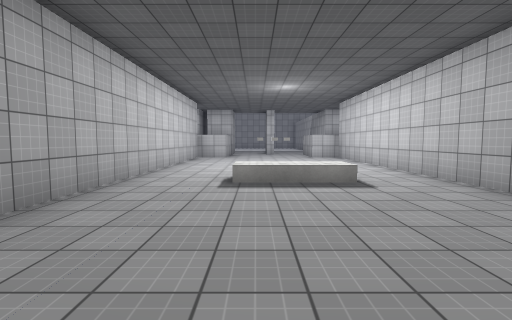
[1] (above)

13 first-person views from a walk through a scene from a Unity 3-D project. The camera is 1.4 m above the floor, tilts 4° down and sees 85° across. The floor is counted in squares, 2 m on a side. Each view is taken from the middle of a square. On the plan, view 1 faces up. The plan holds only what a view shows up to about 9 squares ahead; the rest is blank. The place goes on beyond the plan. The player is left out. Surface patterns are stand-ins for the level's own textures.

[2]
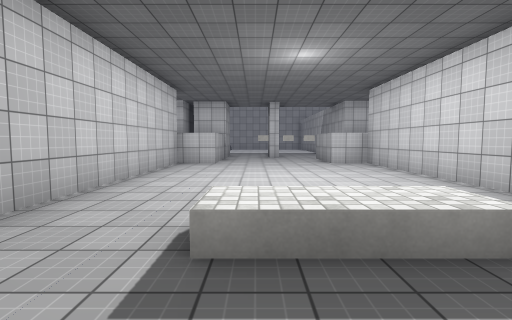

[3]
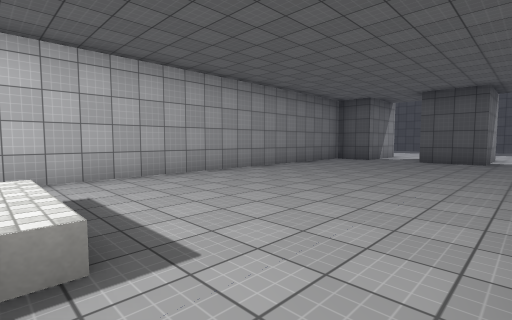

[4]
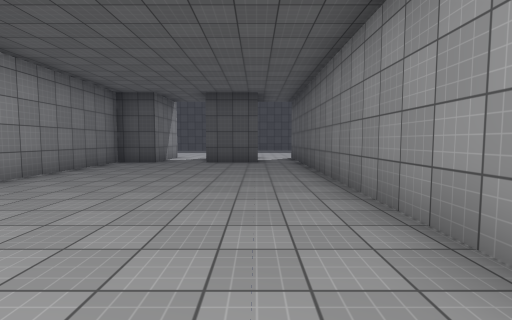

[5]
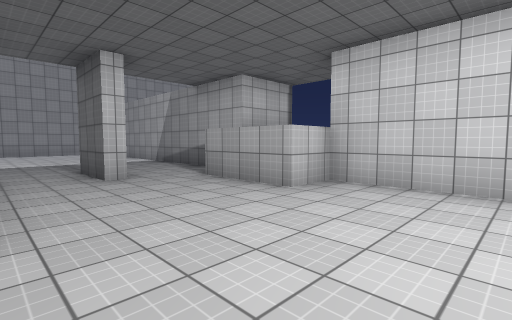

[6]
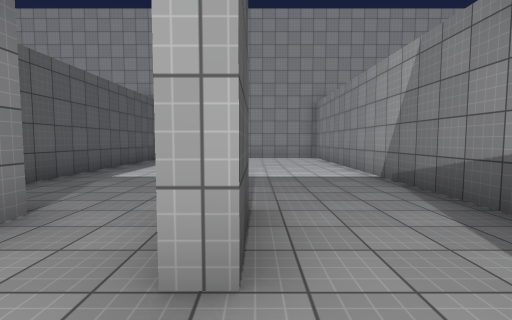

[7]
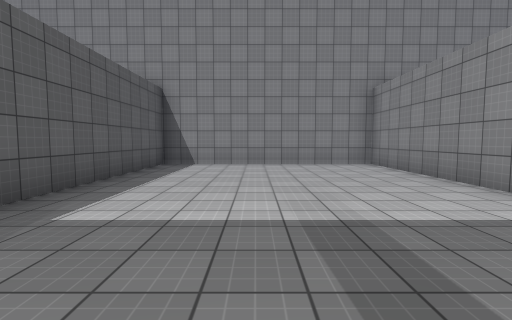

[8]
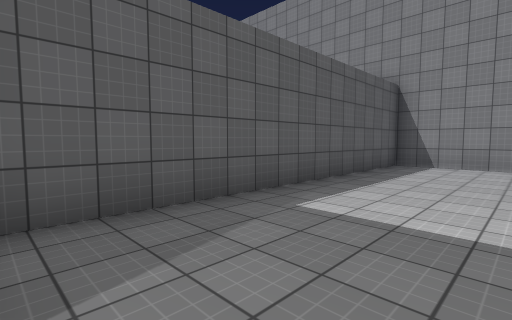

[9]
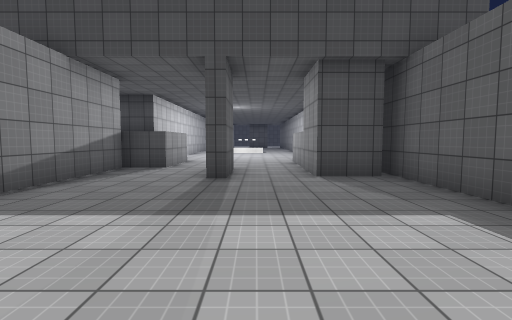

[10]
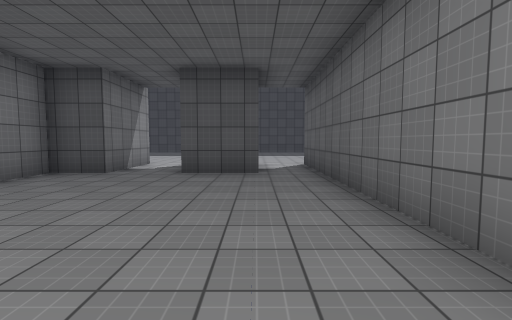

[11]
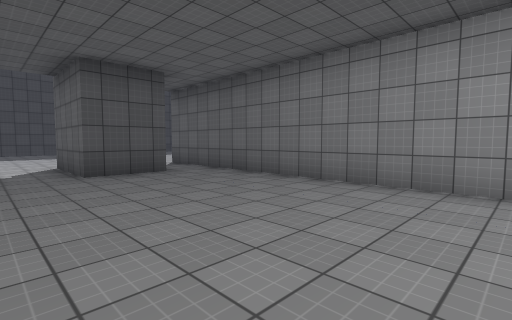

[12]
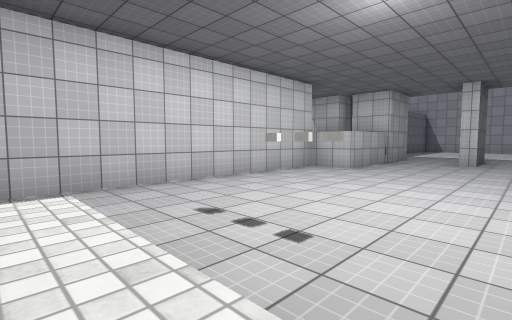

[13]
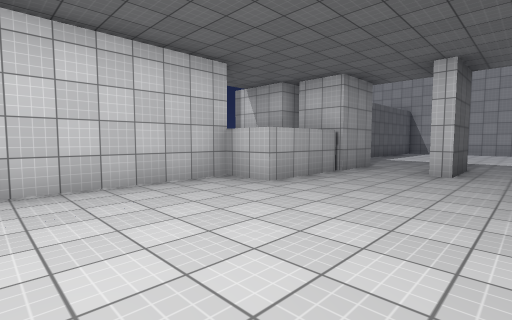

### Floor plan
Points are (right, up) in squares from view 1. A wall is a line through its corners. A room is listed if a view was taken in it or the views show most of it. See-through windows are left out.
Room 1 (views 1, 2, 3, 4, 5, 6, 7, 8, 9, 10, 11, 12, 13)
walls: (0.9, 14.3) (0.5, 14.3) (0.5, 15.8) (0.9, 15.8) (0.9, 14.3); (-1.2, 13.9) (-1.2, 11.6) (-2.4, 11.6) (-2.4, -7.2); (-2.5, 15.6) (-1.2, 15.6) (-1.2, 14); (-1.1, -6.9) (-1.1, -5) (0.6, -5) (0.6, -7.5); (2.3, -7.5) (2.3, -5) (3.4, -5) (3.4, 11.6) (2.3, 11.6) (2.3, 13.8) (3.4, 13.8) (3.4, 24.3) (-2.8, 24.3) (-2.8, 14.8)
low walls: (1.8, 4.6) (-0.4, 4.6) (-0.4, 5)
ways out: opening at (0.3, -8)
objects: other object (0, 7)

Positions as (right, up) in squares from view 1, and headings:
1: (0, 0), facing up
2: (0, 3), facing up
3: (-2, 5), facing down-right
4: (-1, 4), facing down
5: (-1, 9), facing up-right
6: (1, 13), facing up
7: (0, 16), facing up
8: (0, 16), facing up-left
9: (0, 21), facing down
10: (-1, 1), facing down
11: (2, 1), facing down-left
12: (2, 5), facing up-left
13: (2, 8), facing up-left
